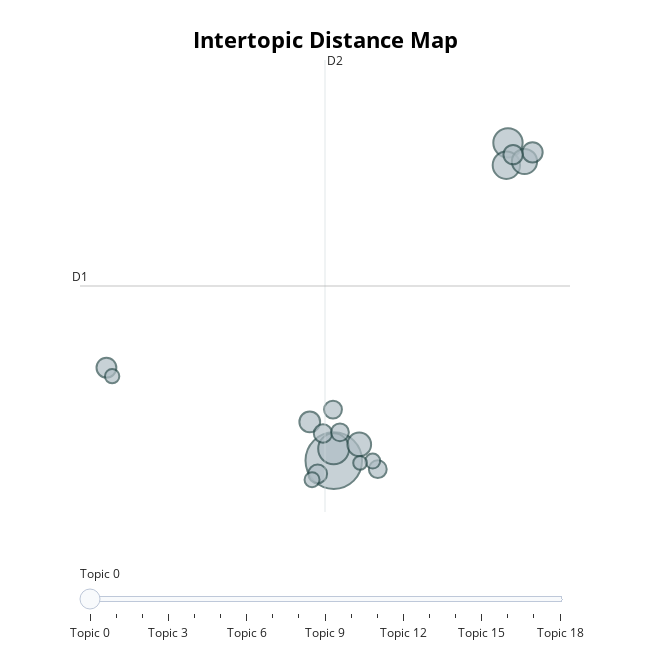

This figure's notebook cell:
### Markdown cell above
## Step 5: Visualize BERTopic topics

This 2D visualization shows the spatial distribution of topics using UMAP.  
It helps us visually assess how well-separated and coherent the topic clusters are.

### Code cell
from bertopic import BERTopic
from sentence_transformers import SentenceTransformer
topic_model.visualize_topics()

### Figure 1 — Plotly figure (JSON) as saved in the notebook; plotly's stock layout.template omitted (floating-point values rounded to 4 significant figures)
{"data": [{"customdata": [[0, "на | важно | по | для | не", 171], [1, "часто | некоторые | команды | не | без", 51], [2, "автоматизация | автоматизации | автоматизировать | чтобы | автоматизацию", 46], [3, "дня | время | на | работа | работе", 40], [4, "проекта | проект | цели | что | помогает", 34], [5, "встречи | встречу | если | встреч | не", 30], [6, "по | экологии | должно | начать | инициативы", 23], [7, "мышления | критического | мышление | обсуждения | видеть", 22], [8, "коммуникации | каналы | по | каналам | для", 21], [9, "задач | периодический | пересмотр | на | приоритетов", 20], [10, "сотрудников | новых | адаптации | компании | быстрее", 19], [11, "эффективности | какие | удовлетворённости | навыки | оценки", 18], [12, "детали | ли | рекомендую | непредвидённых | уточнить", 17], [13, "ментор | менторскую | новичку | менторской | каждому", 17], [14, "признание | за | бонусов | награды | бонусы", 17], [15, "культура | уважение | корпоративной | корпоративная | культуры", 12], [16, "заранее | детали | уточнить | непредвидённых | также", 12], [17, "письма | теги | рассылку | регулярную | основными", 11], [18, "смогут | менторов | предлагаю | зону | организовать", 10]], "hovertemplate": "<b>Topic %{customdata[0]}</b><br>%{customdata[1]}<br>Size: %{customdata[2]}", "legendgroup": "", "marker": {"color": "#B0BEC5", "line": {"color": "DarkSlateGrey", "width": 2}, "size": [171, 51, 46, 40, 34, 30, 23, 22, 21, 20, 19, 18, 17, 17, 17, 12, 12, 11, 10], "sizemode": "area", "sizeref": 0.1069, "symbol": "circle"}, "mode": "markers", "name": "", "orientation": "v", "showlegend": false, "type": "scatter", "x": [2.029, 2.023, 8.941, 8.877, 9.596, 3.039, 1.076, 9.915, -6.992, 9.145, 1.389, 1.601, 3.775, 1.998, 2.274, 1.166, 3.573, -6.766, 3.072], "xaxis": "x", "y": [6.239, 6.554, 14.68, 14.09, 14.19, 6.671, 7.268, 14.43, 8.71, 14.37, 5.887, 6.959, 6.011, 7.595, 6.99, 5.734, 6.226, 8.483, 6.179], "yaxis": "y"}], "layout": {"annotations": [{"showarrow": false, "text": "D1", "x": -8.041, "y": 10.88, "yshift": 10}, {"showarrow": false, "text": "D2", "x": 1.68, "xshift": 10, "y": 16.89}], "height": 650, "hoverlabel": {"bgcolor": "white", "font": {"family": "Rockwell", "size": 16}}, "legend": {"itemsizing": "constant", "tracegroupgap": 0}, "margin": {"t": 60}, "shapes": [{"line": {"color": "#CFD8DC", "width": 2}, "type": "line", "x0": 1.68, "x1": 1.68, "y0": 4.874, "y1": 16.89}, {"line": {"color": "#9E9E9E", "width": 2}, "type": "line", "x0": -8.041, "x1": 11.4, "y0": 10.88, "y1": 10.88}], "sliders": [{"active": 0, "pad": {"t": 50}, "steps": [{"args": [{"marker.color": [["red", "#B0BEC5", "#B0BEC5", "#B0BEC5", "#B0BEC5", "#B0BEC5", "#B0BEC5", "#B0BEC5", "#B0BEC5", "#B0BEC5", "#B0BEC5", "#B0BEC5", "#B0BEC5", "#B0BEC5", "#B0BEC5", "#B0BEC5", "#B0BEC5", "#B0BEC5", "#B0BEC5"]]}], "label": "Topic 0", "method": "update"}, {"args": [{"marker.color": [["#B0BEC5", "red", "#B0BEC5", "#B0BEC5", "#B0BEC5", "#B0BEC5", "#B0BEC5", "#B0BEC5", "#B0BEC5", "#B0BEC5", "#B0BEC5", "#B0BEC5", "#B0BEC5", "#B0BEC5", "#B0BEC5", "#B0BEC5", "#B0BEC5", "#B0BEC5", "#B0BEC5"]]}], "label": "Topic 1", "method": "update"}, {"args": [{"marker.color": [["#B0BEC5", "#B0BEC5", "red", "#B0BEC5", "#B0BEC5", "#B0BEC5", "#B0BEC5", "#B0BEC5", "#B0BEC5", "#B0BEC5", "#B0BEC5", "#B0BEC5", "#B0BEC5", "#B0BEC5", "#B0BEC5", "#B0BEC5", "#B0BEC5", "#B0BEC5", "#B0BEC5"]]}], "label": "Topic 2", "method": "update"}, {"args": [{"marker.color": [["#B0BEC5", "#B0BEC5", "#B0BEC5", "red", "#B0BEC5", "#B0BEC5", "#B0BEC5", "#B0BEC5", "#B0BEC5", "#B0BEC5", "#B0BEC5", "#B0BEC5", "#B0BEC5", "#B0BEC5", "#B0BEC5", "#B0BEC5", "#B0BEC5", "#B0BEC5", "#B0BEC5"]]}], "label": "Topic 3", "method": "update"}, {"args": [{"marker.color": [["#B0BEC5", "#B0BEC5", "#B0BEC5", "#B0BEC5", "red", "#B0BEC5", "#B0BEC5", "#B0BEC5", "#B0BEC5", "#B0BEC5", "#B0BEC5", "#B0BEC5", "#B0BEC5", "#B0BEC5", "#B0BEC5", "#B0BEC5", "#B0BEC5", "#B0BEC5", "#B0BEC5"]]}], "label": "Topic 4", "method": "update"}, {"args": [{"marker.color": [["#B0BEC5", "#B0BEC5", "#B0BEC5", "#B0BEC5", "#B0BEC5", "red", "#B0BEC5", "#B0BEC5", "#B0BEC5", "#B0BEC5", "#B0BEC5", "#B0BEC5", "#B0BEC5", "#B0BEC5", "#B0BEC5", "#B0BEC5", "#B0BEC5", "#B0BEC5", "#B0BEC5"]]}], "label": "Topic 5", "method": "update"}, {"args": [{"marker.color": [["#B0BEC5", "#B0BEC5", "#B0BEC5", "#B0BEC5", "#B0BEC5", "#B0BEC5", "red", "#B0BEC5", "#B0BEC5", "#B0BEC5", "#B0BEC5", "#B0BEC5", "#B0BEC5", "#B0BEC5", "#B0BEC5", "#B0BEC5", "#B0BEC5", "#B0BEC5", "#B0BEC5"]]}], "label": "Topic 6", "method": "update"}, {"args": [{"marker.color": [["#B0BEC5", "#B0BEC5", "#B0BEC5", "#B0BEC5", "#B0BEC5", "#B0BEC5", "#B0BEC5", "red", "#B0BEC5", "#B0BEC5", "#B0BEC5", "#B0BEC5", "#B0BEC5", "#B0BEC5", "#B0BEC5", "#B0BEC5", "#B0BEC5", "#B0BEC5", "#B0BEC5"]]}], "label": "Topic 7", "method": "update"}, {"args": [{"marker.color": [["#B0BEC5", "#B0BEC5", "#B0BEC5", "#B0BEC5", "#B0BEC5", "#B0BEC5", "#B0BEC5", "#B0BEC5", "red", "#B0BEC5", "#B0BEC5", "#B0BEC5", "#B0BEC5", "#B0BEC5", "#B0BEC5", "#B0BEC5", "#B0BEC5", "#B0BEC5", "#B0BEC5"]]}], "label": "Topic 8", "method": "update"}, {"args": [{"marker.color": [["#B0BEC5", "#B0BEC5", "#B0BEC5", "#B0BEC5", "#B0BEC5", "#B0BEC5", "#B0BEC5", "#B0BEC5", "#B0BEC5", "red", "#B0BEC5", "#B0BEC5", "#B0BEC5", "#B0BEC5", "#B0BEC5", "#B0BEC5", "#B0BEC5", "#B0BEC5", "#B0BEC5"]]}], "label": "Topic 9", "method": "update"}, {"args": [{"marker.color": [["#B0BEC5", "#B0BEC5", "#B0BEC5", "#B0BEC5", "#B0BEC5", "#B0BEC5", "#B0BEC5", "#B0BEC5", "#B0BEC5", "#B0BEC5", "red", "#B0BEC5", "#B0BEC5", "#B0BEC5", "#B0BEC5", "#B0BEC5", "#B0BEC5", "#B0BEC5", "#B0BEC5"]]}], "label": "Topic 10", "method": "update"}, {"args": [{"marker.color": [["#B0BEC5", "#B0BEC5", "#B0BEC5", "#B0BEC5", "#B0BEC5", "#B0BEC5", "#B0BEC5", "#B0BEC5", "#B0BEC5", "#B0BEC5", "#B0BEC5", "red", "#B0BEC5", "#B0BEC5", "#B0BEC5", "#B0BEC5", "#B0BEC5", "#B0BEC5", "#B0BEC5"]]}], "label": "Topic 11", "method": "update"}, {"args": [{"marker.color": [["#B0BEC5", "#B0BEC5", "#B0BEC5", "#B0BEC5", "#B0BEC5", "#B0BEC5", "#B0BEC5", "#B0BEC5", "#B0BEC5", "#B0BEC5", "#B0BEC5", "#B0BEC5", "red", "#B0BEC5", "#B0BEC5", "#B0BEC5", "#B0BEC5", "#B0BEC5", "#B0BEC5"]]}], "label": "Topic 12", "method": "update"}, {"args": [{"marker.color": [["#B0BEC5", "#B0BEC5", "#B0BEC5", "#B0BEC5", "#B0BEC5", "#B0BEC5", "#B0BEC5", "#B0BEC5", "#B0BEC5", "#B0BEC5", "#B0BEC5", "#B0BEC5", "#B0BEC5", "red", "#B0BEC5", "#B0BEC5", "#B0BEC5", "#B0BEC5", "#B0BEC5"]]}], "label": "Topic 13", "method": "update"}, {"args": [{"marker.color": [["#B0BEC5", "#B0BEC5", "#B0BEC5", "#B0BEC5", "#B0BEC5", "#B0BEC5", "#B0BEC5", "#B0BEC5", "#B0BEC5", "#B0BEC5", "#B0BEC5", "#B0BEC5", "#B0BEC5", "#B0BEC5", "red", "#B0BEC5", "#B0BEC5", "#B0BEC5", "#B0BEC5"]]}], "label": "Topic 14", "method": "update"}, {"args": [{"marker.color": [["#B0BEC5", "#B0BEC5", "#B0BEC5", "#B0BEC5", "#B0BEC5", "#B0BEC5", "#B0BEC5", "#B0BEC5", "#B0BEC5", "#B0BEC5", "#B0BEC5", "#B0BEC5", "#B0BEC5", "#B0BEC5", "#B0BEC5", "red", "#B0BEC5", "#B0BEC5", "#B0BEC5"]]}], "label": "Topic 15", "method": "update"}, {"args": [{"marker.color": [["#B0BEC5", "#B0BEC5", "#B0BEC5", "#B0BEC5", "#B0BEC5", "#B0BEC5", "#B0BEC5", "#B0BEC5", "#B0BEC5", "#B0BEC5", "#B0BEC5", "#B0BEC5", "#B0BEC5", "#B0BEC5", "#B0BEC5", "#B0BEC5", "red", "#B0BEC5", "#B0BEC5"]]}], "label": "Topic 16", "method": "update"}, {"args": [{"marker.color": [["#B0BEC5", "#B0BEC5", "#B0BEC5", "#B0BEC5", "#B0BEC5", "#B0BEC5", "#B0BEC5", "#B0BEC5", "#B0BEC5", "#B0BEC5", "#B0BEC5", "#B0BEC5", "#B0BEC5", "#B0BEC5", "#B0BEC5", "#B0BEC5", "#B0BEC5", "red", "#B0BEC5"]]}], "label": "Topic 17", "method": "update"}, {"args": [{"marker.color": [["#B0BEC5", "#B0BEC5", "#B0BEC5", "#B0BEC5", "#B0BEC5", "#B0BEC5", "#B0BEC5", "#B0BEC5", "#B0BEC5", "#B0BEC5", "#B0BEC5", "#B0BEC5", "#B0BEC5", "#B0BEC5", "#B0BEC5", "#B0BEC5", "#B0BEC5", "#B0BEC5", "red"]]}], "label": "Topic 18", "method": "update"}]}], "title": {"font": {"color": "Black", "size": 22}, "text": "<b>Intertopic Distance Map</b>", "x": 0.5, "xanchor": "center", "y": 0.95, "yanchor": "top"}, "width": 650, "xaxis": {"anchor": "y", "domain": [0, 1], "range": [-8.041, 11.4], "title": {"text": ""}, "visible": false}, "yaxis": {"anchor": "x", "domain": [0, 1], "range": [4.874, 16.89], "title": {"text": ""}, "visible": false}}}
